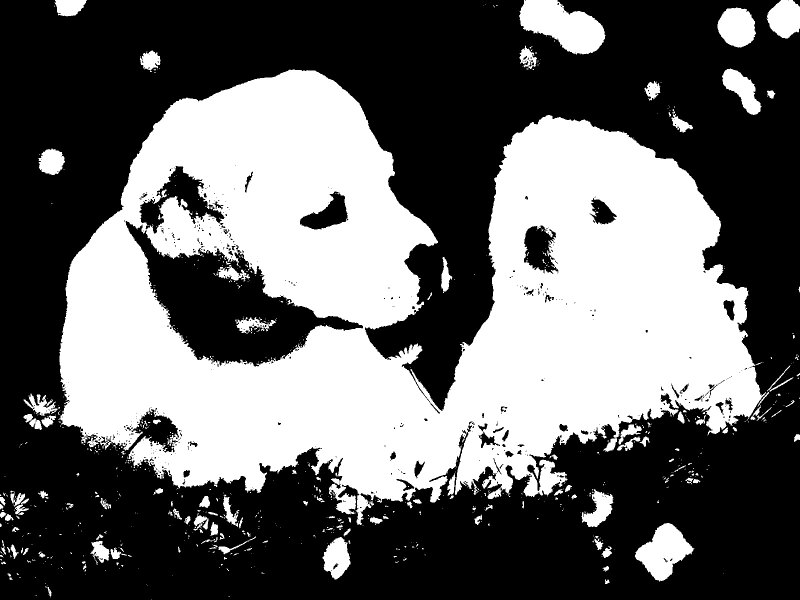
#> input picture opencv/resources/Black_and_White_dog.jpg, 1600 x 1200 px, given in place of the camera (shown at 1/2 size)
$ python joining_images.py
#> lines starting #> are read from the running program, lines starting #| are printed output that depends on the picture; after the words box and inside, x2 and y2 are one past the last pixel; in counts of white or black regions, pixels touching at a corner belong together
import cv2 as cv
import numpy as np


def stackImages(scale,imageArray):
    rows = len(imageArray)
    cols = len(imageArray[0])

    rowsAvailable = isinstance(imageArray[0],list)

    width = imageArray[0][0].shape[1]
    height = imageArray[0][0].shape[0]

    if rowsAvailable:
        for x in range(0,rows):
            for y in range (0,cols):
                if imageArray[x][y].shape[:2] == imageArray[0][0].shape[:2]:
                    imageArray[x][y] = cv.resize(imageArray[x][y],(0,0),None,scale,scale)
                else:
                    imageArray[x][y] = cv.resize(imageArray[x][y],(imageArray[0][0].shape[1],imageArray[0][0].shape[0]),None,scale,scale)
                if len(imageArray[x][y].shape) == 2: imageArray[x][y]= cv.cvtColor(imageArray[x][y], cv.COLOR_GRAY2BGR)
        imageBlank = np.zeros((height,width,3),np.uint8)
        hor = [imageBlank]*rows
        hor_con = [imageBlank]*rows

        for x in range(0,rows):
            hor[x] = np.hstack(imageArray[x])

        ver = np.vstack(hor)
    else:
        for x in range(0,rows):
            if imageArray[x].shape[:2] == imageArray[0].shape[:2]:
                imageArray[x] = cv.resize(imageArray[x],(0,0),None,scale,scale)
            else:
                imageArray[x] = cv.resize(imageArray[x],(imageArray[0].shape[1],imageArray[0].shape[0]),None,scale,scale)
            if len(imageArray[x].shape) == 2: imageArray[x]= cv.cvtColor(imageArray[x], cv.COLOR_GRAY2BGR)

        hor = np.hstack(imageArray)
        ver = hor
    return ver


frameWidth = 640
frameHeight = 480

cap = cv.VideoCapture(0)
cap.set(3, frameWidth)
cap.set(4, frameHeight)

while True:
    success,img = cap.read()
#> img is the input picture: shape (1200, 1600, 3); min 0, max 255, mean 103.5
    cv.imshow('Video',img)

    kernel = np.ones((5,5),np.uint8)

    imgGray = cv.cvtColor(img,cv.COLOR_BGR2GRAY)
    imgBlur = cv.GaussianBlur(imgGray,(7,7),0)
    imgCanny = cv.Canny(imgBlur,100,200)
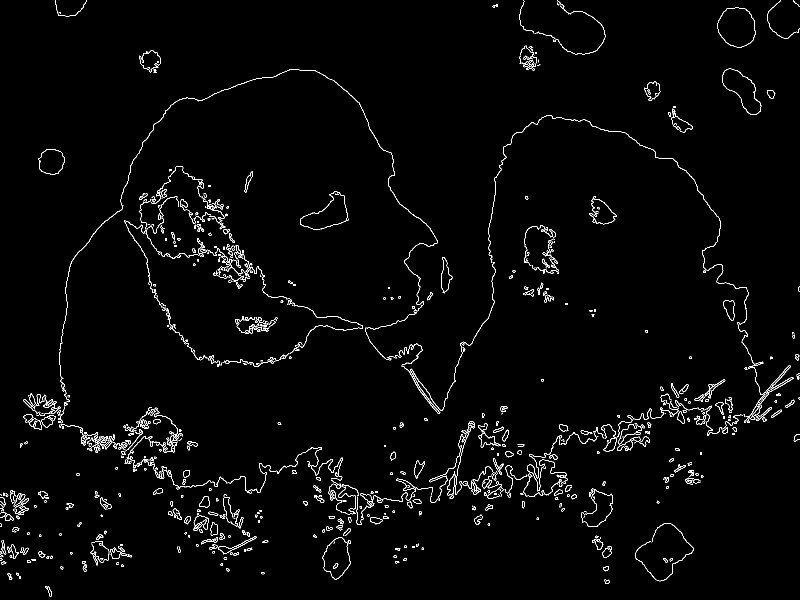
#> imgCanny: shape (1200, 1600) (shown at 1/2 size); 2% white in thin lines or dots
    imgDialation = cv.dilate(imgCanny,kernel,iterations=2)
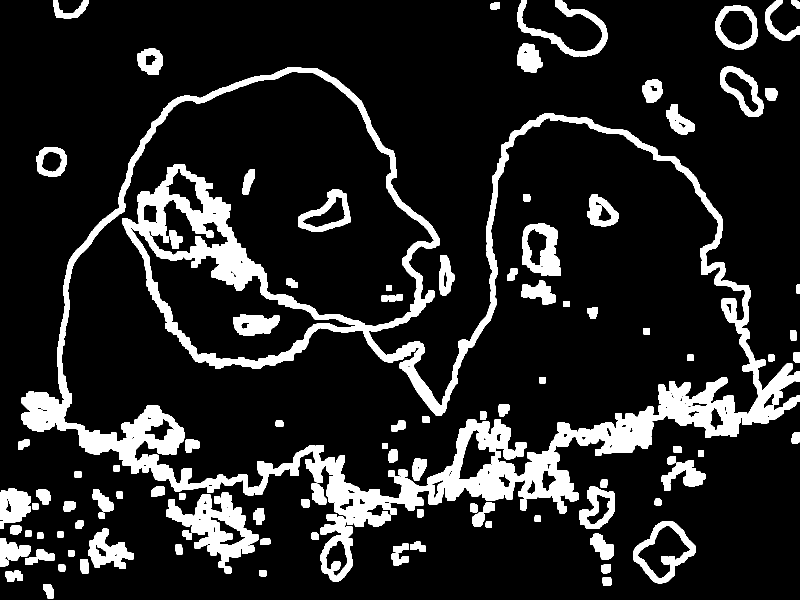
#> imgDialation: shape (1200, 1600) (shown at 1/2 size); 14.4% white; 107 white regions, largest, box (x1, y1, x2, y2) and area: (43, 135, 1600, 1054) 172551, (332, 984, 517, 1147) 11534, (1044, 446, 1122, 552) 4825
    imgEroded = cv.erode(imgDialation,kernel,iterations=1)
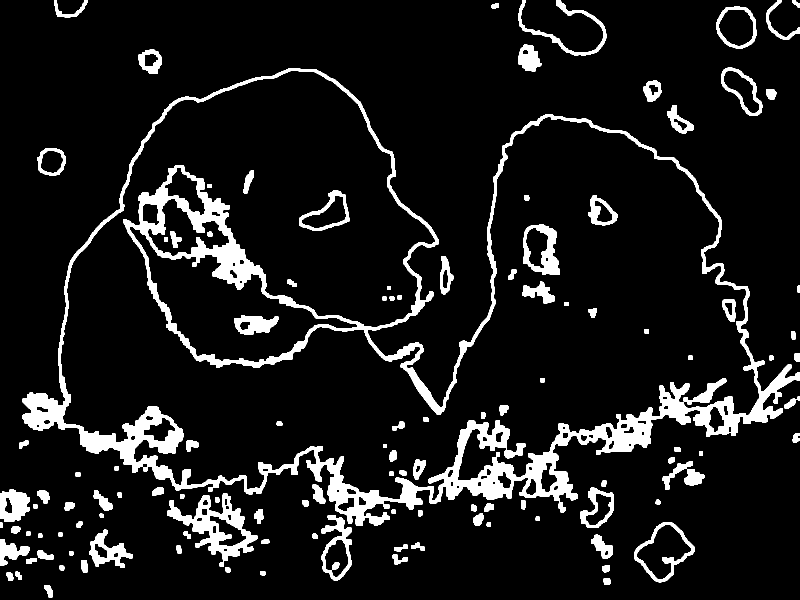
#> imgEroded: shape (1200, 1600) (shown at 1/2 size); 9.6% white; 119 white regions, largest, box (x1, y1, x2, y2) and area: (45, 137, 1600, 1052) 116648, (334, 986, 515, 1134) 8078, (1046, 448, 1120, 550) 3461

    stackedImages = stackImages((0.3),
                                ([img,imgGray,imgBlur,imgCanny,imgDialation,imgEroded],
                                [img,imgGray,imgBlur,imgCanny,imgDialation,imgEroded],
                                [img,imgGray,imgBlur,imgCanny,imgDialation,imgEroded]))
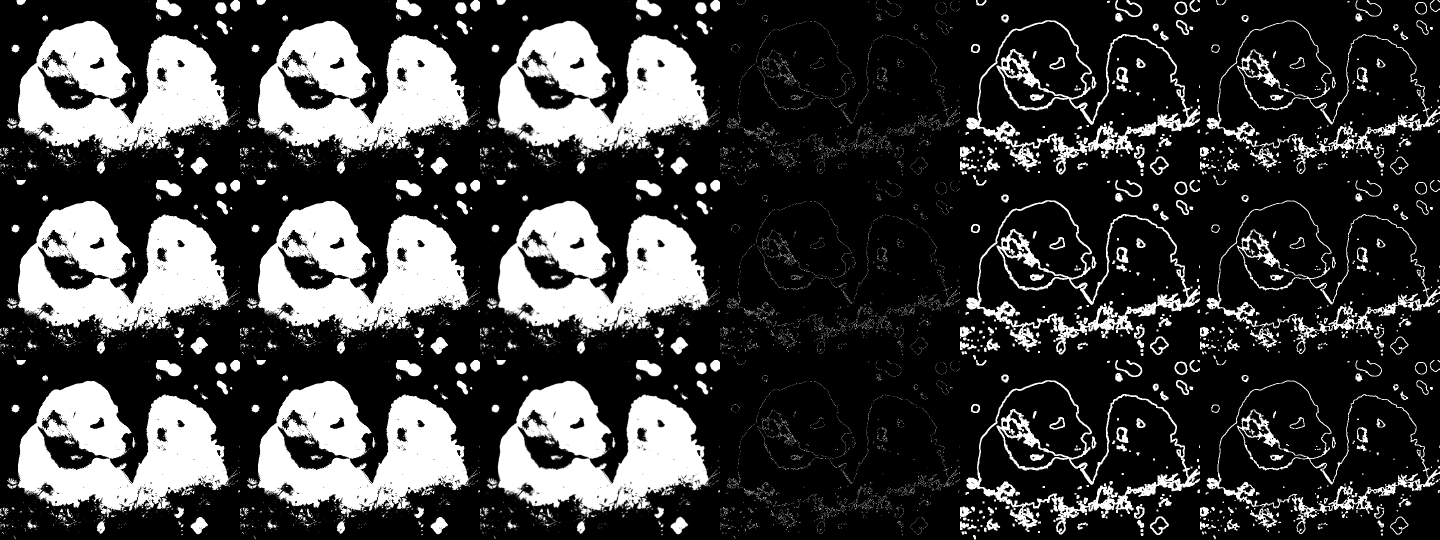
#> stackedImages: shape (1080, 2880, 3) (shown at 1/2 size); min 0, max 255, mean 62.7
    cv.imshow('Staked Images',stackedImages)

    if cv.waitKey(1) & 0xFF == ord('q'):
#> (key q is pressed here)
        break

cap.release()
cv.destroyAllWindows()
